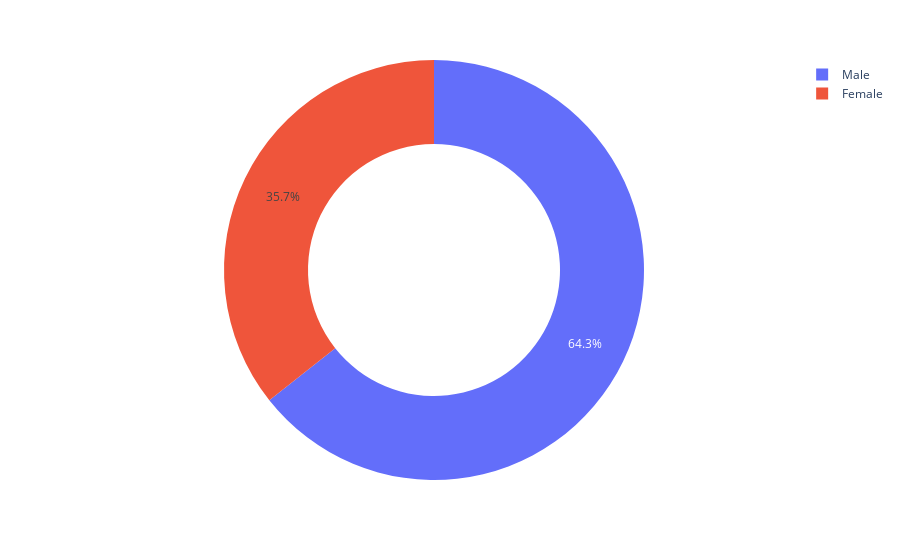

Notebook source saved alongside this figure:
### Code cell
#donut chart
count=tips['sex'].value_counts()
px.pie(count,count.index,count.values,hole=0.6)

### Figure 1 — Plotly figure (JSON) as saved in the notebook; plotly's stock layout.template omitted (floating-point values rounded to 4 significant figures)
{"data": [{"domain": {"x": [0, 1], "y": [0, 1]}, "hole": 0.6, "hovertemplate": "sex=%{label}<br>value=%{value}<extra></extra>", "labels": ["Male", "Female"], "legendgroup": "", "name": "", "showlegend": true, "type": "pie", "values": [157, 87]}], "layout": {"legend": {"tracegroupgap": 0}, "margin": {"t": 60}}}
